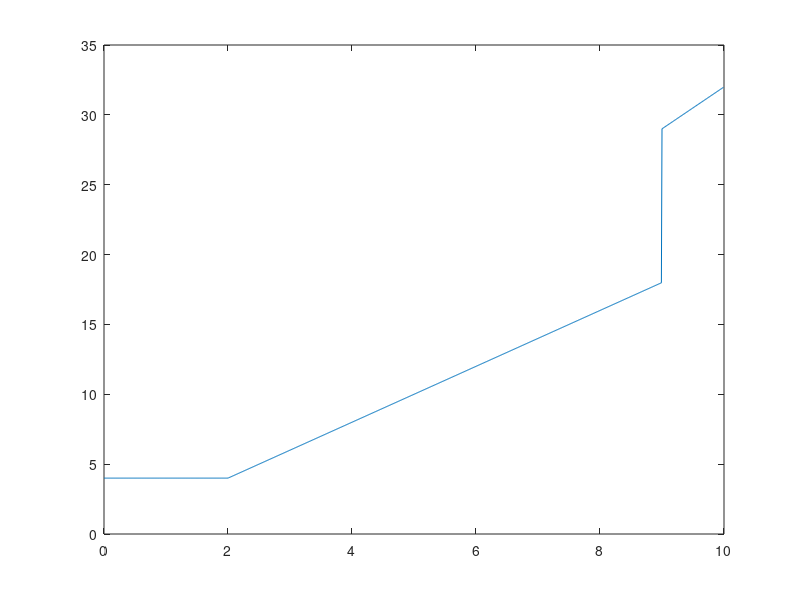

Write the MATLAB code that produced this figure.
clear
clc
 for i=1:1000
  xx(i)=(i-1)/100;
  x=xx(i);
  if x>=9
      y=3*x+2;
  elseif x>=2
      y=2*x;
  else 
      y=4;
  end
  yy(i)=y;
 end
 plot(xx,yy)